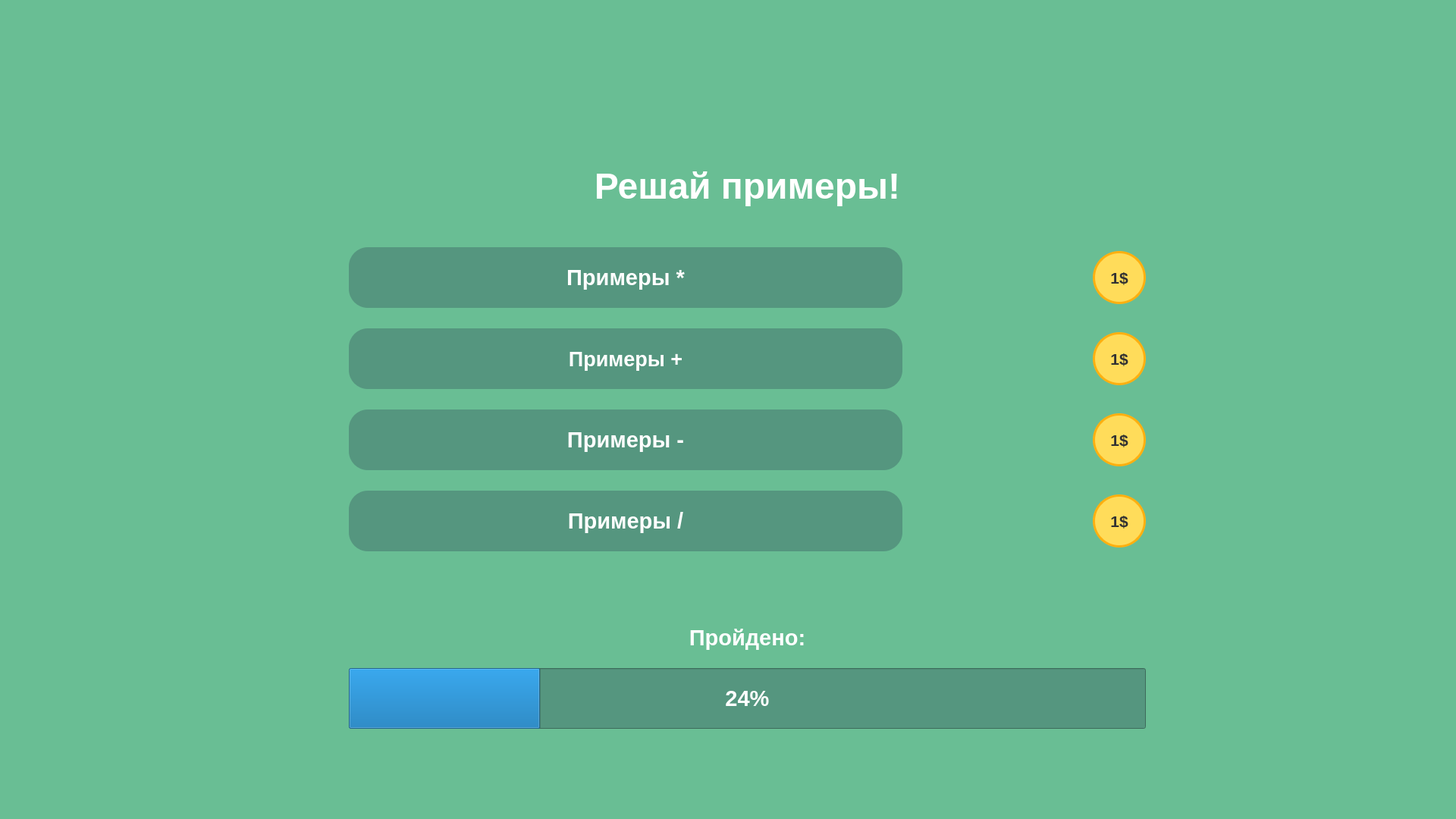
<?xml version="1.0" encoding="UTF-8"?>
<ui version="4.0">
 <class>MainWindow</class>
 <widget class="QMainWindow" name="MainWindow">
  <property name="geometry">
   <rect>
    <x>0</x>
    <y>0</y>
    <width>1920</width>
    <height>1080</height>
   </rect>
  </property>
  <property name="font">
   <font>
    <pointsize>16</pointsize>
    <weight>75</weight>
    <bold>true</bold>
   </font>
  </property>
  <property name="windowTitle">
   <string>Примеры</string>
  </property>
  <property name="styleSheet">
   <string notr="true">color: rgb(255, 255, 255);
background-color: #69BE94</string>
  </property>
  <widget class="QWidget" name="centralwidget">
   <widget class="QWidget" name="gridLayoutWidget">
    <property name="geometry">
     <rect>
      <x>460</x>
      <y>170</y>
      <width>1051</width>
      <height>792</height>
     </rect>
    </property>
    <layout class="QGridLayout" name="gridLayout">
     <property name="sizeConstraint">
      <enum>QLayout::SetNoConstraint</enum>
     </property>
     <property name="bottomMargin">
      <number>1</number>
     </property>
     <item row="2" column="4">
      <widget class="QPushButton" name="pushButton_5">
       <property name="enabled">
        <bool>false</bool>
       </property>
       <property name="minimumSize">
        <size>
         <width>70</width>
         <height>70</height>
        </size>
       </property>
       <property name="maximumSize">
        <size>
         <width>50</width>
         <height>16777215</height>
        </size>
       </property>
       <property name="font">
        <font>
         <pointsize>16</pointsize>
         <weight>75</weight>
         <bold>true</bold>
        </font>
       </property>
       <property name="styleSheet">
        <string notr="true">background-color: rgb(255, 220, 90);
border-radius: 35px;
border: 3px solid rgb(255, 176, 16);
color: rgb(50, 50, 50)</string>
       </property>
       <property name="text">
        <string>1$</string>
       </property>
      </widget>
     </item>
     <item row="10" column="0" colspan="5">
      <widget class="QLabel" name="label_6">
       <property name="font">
        <font>
         <pointsize>22</pointsize>
         <weight>75</weight>
         <bold>true</bold>
        </font>
       </property>
       <property name="text">
        <string>Пройдено:</string>
       </property>
       <property name="alignment">
        <set>Qt::AlignCenter</set>
       </property>
      </widget>
     </item>
     <item row="2" column="3">
      <widget class="QLabel" name="label_2">
       <property name="font">
        <font>
         <pointsize>18</pointsize>
         <weight>75</weight>
         <bold>true</bold>
        </font>
       </property>
       <property name="text">
        <string/>
       </property>
       <property name="alignment">
        <set>Qt::AlignRight|Qt::AlignTrailing|Qt::AlignVCenter</set>
       </property>
      </widget>
     </item>
     <item row="11" column="0" colspan="5">
      <widget class="QProgressBar" name="par">
       <property name="minimumSize">
        <size>
         <width>0</width>
         <height>80</height>
        </size>
       </property>
       <property name="font">
        <font>
         <pointsize>22</pointsize>
         <weight>75</weight>
         <bold>true</bold>
        </font>
       </property>
       <property name="styleSheet">
        <string notr="true">background-color: rgb(85, 150, 127);
</string>
       </property>
       <property name="value">
        <number>24</number>
       </property>
      </widget>
     </item>
     <item row="5" column="0">
      <widget class="QLabel" name="label_10">
       <property name="maximumSize">
        <size>
         <width>16777215</width>
         <height>15</height>
        </size>
       </property>
       <property name="text">
        <string/>
       </property>
      </widget>
     </item>
     <item row="3" column="0">
      <widget class="QLabel" name="label_8">
       <property name="maximumSize">
        <size>
         <width>16777215</width>
         <height>15</height>
        </size>
       </property>
       <property name="text">
        <string/>
       </property>
      </widget>
     </item>
     <item row="7" column="0">
      <widget class="QLabel" name="label_9">
       <property name="maximumSize">
        <size>
         <width>16777215</width>
         <height>15</height>
        </size>
       </property>
       <property name="text">
        <string/>
       </property>
      </widget>
     </item>
     <item row="6" column="3">
      <widget class="QLabel" name="label_4">
       <property name="font">
        <font>
         <pointsize>18</pointsize>
         <weight>75</weight>
         <bold>true</bold>
        </font>
       </property>
       <property name="text">
        <string/>
       </property>
       <property name="alignment">
        <set>Qt::AlignRight|Qt::AlignTrailing|Qt::AlignVCenter</set>
       </property>
      </widget>
     </item>
     <item row="4" column="3">
      <widget class="QLabel" name="label_3">
       <property name="font">
        <font>
         <pointsize>18</pointsize>
         <weight>75</weight>
         <bold>true</bold>
        </font>
       </property>
       <property name="text">
        <string/>
       </property>
       <property name="alignment">
        <set>Qt::AlignRight|Qt::AlignTrailing|Qt::AlignVCenter</set>
       </property>
      </widget>
     </item>
     <item row="6" column="4">
      <widget class="QPushButton" name="pushButton_7">
       <property name="enabled">
        <bool>false</bool>
       </property>
       <property name="minimumSize">
        <size>
         <width>70</width>
         <height>70</height>
        </size>
       </property>
       <property name="maximumSize">
        <size>
         <width>50</width>
         <height>16777215</height>
        </size>
       </property>
       <property name="font">
        <font>
         <pointsize>16</pointsize>
         <weight>75</weight>
         <bold>true</bold>
        </font>
       </property>
       <property name="styleSheet">
        <string notr="true">background-color: rgb(255, 220, 90);
border-radius: 35px;
border: 3px solid rgb(255, 176, 16);
color: rgb(50, 50, 50)</string>
       </property>
       <property name="text">
        <string>1$</string>
       </property>
      </widget>
     </item>
     <item row="8" column="4">
      <widget class="QPushButton" name="pushButton_8">
       <property name="enabled">
        <bool>false</bool>
       </property>
       <property name="minimumSize">
        <size>
         <width>70</width>
         <height>70</height>
        </size>
       </property>
       <property name="maximumSize">
        <size>
         <width>50</width>
         <height>16777215</height>
        </size>
       </property>
       <property name="font">
        <font>
         <pointsize>16</pointsize>
         <weight>75</weight>
         <bold>true</bold>
        </font>
       </property>
       <property name="styleSheet">
        <string notr="true">background-color: rgb(255, 220, 90);
border-radius: 35px;
border: 3px solid rgb(255, 176, 16);
color: rgb(50, 50, 50)</string>
       </property>
       <property name="text">
        <string>1$</string>
       </property>
      </widget>
     </item>
     <item row="4" column="4">
      <widget class="QPushButton" name="pushButton_6">
       <property name="enabled">
        <bool>false</bool>
       </property>
       <property name="minimumSize">
        <size>
         <width>70</width>
         <height>70</height>
        </size>
       </property>
       <property name="maximumSize">
        <size>
         <width>50</width>
         <height>16777215</height>
        </size>
       </property>
       <property name="font">
        <font>
         <pointsize>16</pointsize>
         <weight>75</weight>
         <bold>true</bold>
        </font>
       </property>
       <property name="styleSheet">
        <string notr="true">background-color: rgb(255, 220, 90);
border-radius: 35px;
border: 3px solid rgb(255, 176, 16);
color: rgb(50, 50, 50)</string>
       </property>
       <property name="text">
        <string>1$</string>
       </property>
      </widget>
     </item>
     <item row="8" column="3">
      <widget class="QLabel" name="label_5">
       <property name="font">
        <font>
         <pointsize>18</pointsize>
         <weight>75</weight>
         <bold>true</bold>
        </font>
       </property>
       <property name="text">
        <string/>
       </property>
       <property name="alignment">
        <set>Qt::AlignRight|Qt::AlignTrailing|Qt::AlignVCenter</set>
       </property>
      </widget>
     </item>
     <item row="4" column="0" colspan="3">
      <widget class="QPushButton" name="pushButton_2">
       <property name="minimumSize">
        <size>
         <width>0</width>
         <height>80</height>
        </size>
       </property>
       <property name="font">
        <font>
         <pointsize>20</pointsize>
         <weight>75</weight>
         <bold>true</bold>
        </font>
       </property>
       <property name="styleSheet">
        <string notr="true">background-color: rgb(85, 150, 127);
border-radius: 25px</string>
       </property>
       <property name="text">
        <string>Примеры +</string>
       </property>
      </widget>
     </item>
     <item row="6" column="0" colspan="3">
      <widget class="QPushButton" name="pushButton_3">
       <property name="minimumSize">
        <size>
         <width>0</width>
         <height>80</height>
        </size>
       </property>
       <property name="font">
        <font>
         <pointsize>22</pointsize>
         <weight>75</weight>
         <bold>true</bold>
        </font>
       </property>
       <property name="styleSheet">
        <string notr="true">background-color: rgb(85, 150, 127);
border-radius: 25px</string>
       </property>
       <property name="text">
        <string>Примеры -</string>
       </property>
      </widget>
     </item>
     <item row="8" column="0" colspan="3">
      <widget class="QPushButton" name="pushButton_4">
       <property name="minimumSize">
        <size>
         <width>0</width>
         <height>80</height>
        </size>
       </property>
       <property name="font">
        <font>
         <pointsize>22</pointsize>
         <weight>75</weight>
         <bold>true</bold>
        </font>
       </property>
       <property name="styleSheet">
        <string notr="true">background-color: rgb(85, 150, 127);
border-radius: 25px</string>
       </property>
       <property name="text">
        <string>Примеры /</string>
       </property>
      </widget>
     </item>
     <item row="9" column="0" colspan="5">
      <widget class="QLabel" name="label_7">
       <property name="minimumSize">
        <size>
         <width>0</width>
         <height>25</height>
        </size>
       </property>
       <property name="text">
        <string/>
       </property>
      </widget>
     </item>
     <item row="0" column="0" colspan="5">
      <widget class="QLabel" name="label">
       <property name="minimumSize">
        <size>
         <width>0</width>
         <height>150</height>
        </size>
       </property>
       <property name="font">
        <font>
         <pointsize>36</pointsize>
         <weight>75</weight>
         <bold>true</bold>
        </font>
       </property>
       <property name="text">
        <string>Решай примеры!</string>
       </property>
       <property name="alignment">
        <set>Qt::AlignCenter</set>
       </property>
      </widget>
     </item>
     <item row="2" column="0" colspan="3">
      <widget class="QPushButton" name="pushButton">
       <property name="minimumSize">
        <size>
         <width>180</width>
         <height>80</height>
        </size>
       </property>
       <property name="font">
        <font>
         <pointsize>22</pointsize>
         <weight>75</weight>
         <bold>true</bold>
        </font>
       </property>
       <property name="styleSheet">
        <string notr="true">background-color: rgb(85, 150, 127);
border-radius: 25px</string>
       </property>
       <property name="text">
        <string>Примеры *</string>
       </property>
      </widget>
     </item>
    </layout>
   </widget>
  </widget>
  <widget class="QMenuBar" name="menubar">
   <property name="geometry">
    <rect>
     <x>0</x>
     <y>0</y>
     <width>1920</width>
     <height>26</height>
    </rect>
   </property>
  </widget>
  <widget class="QStatusBar" name="statusbar"/>
 </widget>
 <resources/>
 <connections/>
</ui>
